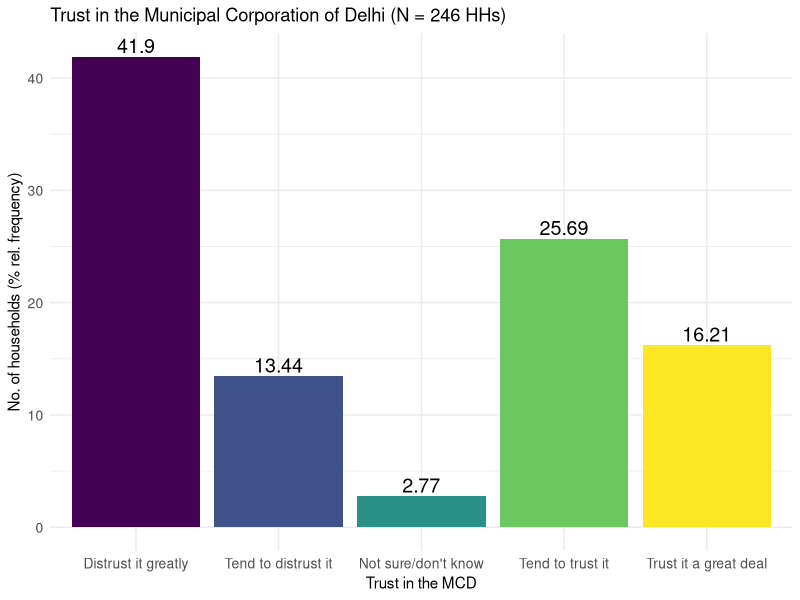
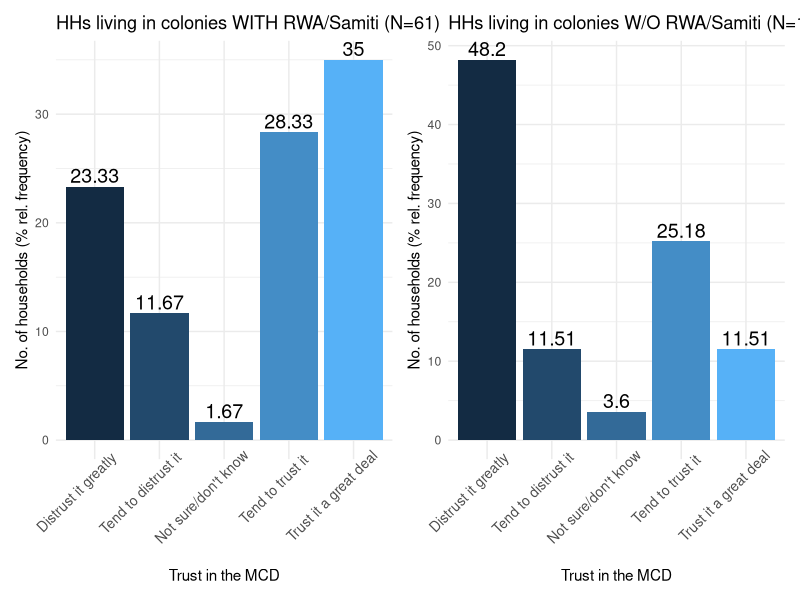

Write the R code that produced these figures, in order.
## ---- chunk 1
options(htmltools.dir.version = FALSE)
library(tidyverse)
library(readxl)
library(ggplot2)
library(patchwork)
library(survey)

knitr::opts_chunk$set(
  echo = FALSE, cache = FALSE, prompt = FALSE,
  tidy = FALSE, comment = NA,
  message = FALSE, warning = FALSE
)

#load IHDS-II survey data set - I downloaded TSV file from the ICPSR repository.
pilot = read_xlsx("pilotdata_DEL2022v1.xlsx")
## ---- chunk 2
#bar plot - all obs. 
pilot %>%
  filter(trustscale != 0) %>%
  group_by(trustscale) %>%
  summarize(
    n = n()) %>%
    mutate(freq = n / sum(n) * 100) %>%
  ggplot(aes(x = trustscale, y = freq, fill = trustscale)) +
  geom_col() +  
  scale_x_discrete(limits = c("1","2","3","4","5"), 
                   breaks = c(1,2,3,4,5),
                   labels=c("Distrust it greatly", 
                            "Tend to distrust it", 
                            "Not sure/don't know", 
                            "Tend to trust it", 
                            "Trust it a great deal")) +
  geom_text(aes(label=round(freq, digits=2)), 
                position=position_dodge(width=0.9), 
                vjust=-0.25, size=5) +
  labs(
    x = "Trust in the MCD", 
    y = "No. of households (% rel. frequency)",
    title = "Trust in the Municipal Corporation of Delhi (N = 246 HHs)")+
  scale_fill_viridis_c() +
  theme_minimal() +                         
  theme(legend.position="none",
        axis.text=element_text(size=10))
## ---- chunk 3
#plots - trust by existence of RWAs
plotrwa_yes = pilot %>%
  filter(trustscale != 0, rwa == "Yes") %>%
  group_by(trustscale) %>%
  summarize(
    n = n()) %>%
    mutate(freq = n / sum(n) * 100) %>%
  ggplot(aes(x = trustscale, y = freq, fill = trustscale)) +
  geom_col() +
  scale_x_discrete(limits = c("1","2","3","4","5"), 
                   breaks = c(1,2,3,4,5),
                   labels=c("Distrust it greatly", 
                            "Tend to distrust it", 
                            "Not sure/don't know", 
                            "Tend to trust it", 
                            "Trust it a great deal")) +
  geom_text(aes(label=round(freq, digits=2)), 
                position=position_dodge(width=0.9), 
                vjust=-0.25, size=5) +
  labs(
    x = "Trust in the MCD", 
    y = "No. of households (% rel. frequency)",
    title = "HHs living in colonies WITH RWA/Samiti (N=61)") +
  scale_fill_continuous() +
  theme_minimal() +                         
  theme(legend.position="none",
        axis.text.x=element_text(size=10, angle = 45, hjust = 0.8))

plotrwa_no = pilot %>%
  filter(trustscale != 0, rwa == "No") %>%
  group_by(trustscale) %>%
  summarize(
    n = n()) %>%
    mutate(freq = n / sum(n) * 100) %>%
  ggplot(aes(x = trustscale, y = freq, fill = trustscale)) +
  geom_col() +
  scale_x_discrete(limits = c("1","2","3","4","5"), 
                   breaks = c(1,2,3,4,5),
                   labels=c("Distrust it greatly", 
                            "Tend to distrust it", 
                            "Not sure/don't know", 
                            "Tend to trust it", 
                            "Trust it a great deal")) +
  geom_text(aes(label=round(freq, digits=2)), 
                position=position_dodge(width=0.9), 
                vjust=-0.25, size=5) +
  labs(
    x = "Trust in the MCD", 
    y = "No. of households (% rel. frequency)",
    title = "HHs living in colonies W/O RWA/Samiti (N=142)") +
  scale_fill_continuous() +
  theme_minimal() +                         
  theme(legend.position="none", 
        axis.text.x=element_text(size=10, angle = 45, hjust = 0.8))


plotrwa_yes + plotrwa_no + 
  plot_layout(guides = 'collect', ncol = 2)
